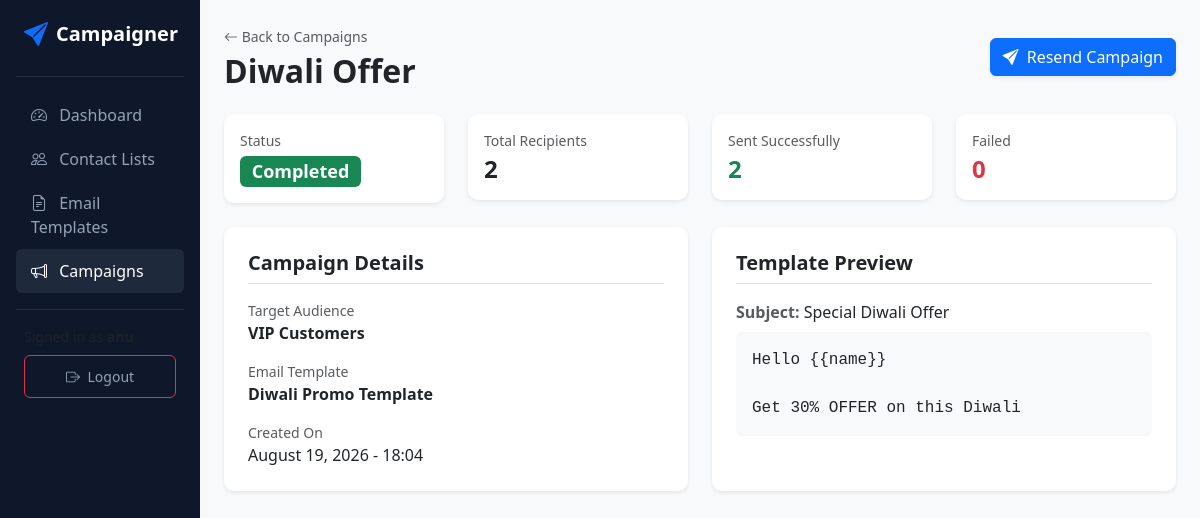
/campaigns/2/ (signed in), run on the app's committed database.
### campaigns/models.py (models this page shows, shortened)
class Campaign(models.Model):
    STATUS_CHOICES = [
        ('DRAFT', 'Draft'),
        ('READY', 'Ready'),
        ('QUEUED', 'Queued'),
        ('PROCESSING', 'Processing'),
        ('COMPLETED', 'Completed'),
        ('FAILED', 'Failed'),
    ]
    user = models.ForeignKey(User, on_delete=models.CASCADE, related_name='campaigns')
    name = models.CharField(max_length=200)
    contact_list = models.ForeignKey(ContactList, on_delete=models.CASCADE, related_name='campaigns')
    template = models.ForeignKey(EmailTemplate, on_delete=models.CASCADE, related_name='campaigns')
    status = models.CharField(max_length=15, choices=STATUS_CHOICES, default='DRAFT')
    sent_count = models.PositiveIntegerField(default=0)
    failed_count = models.PositiveIntegerField(default=0)
    created_at = models.DateTimeField(auto_now_add=True)

class ContactList(models.Model):
    user = models.ForeignKey(User, on_delete=models.CASCADE, related_name='contact_lists')
    name = models.CharField(max_length=200)
    description = models.TextField(blank=True, null=True)
    created_at = models.DateTimeField(auto_now_add=True)

class EmailTemplate(models.Model):
    user = models.ForeignKey(User, on_delete=models.CASCADE, related_name='templates')
    title = models.CharField(max_length=200)
    subject = models.CharField(max_length=255)
    body = models.TextField(help_text="Use placeholders like {{name}} for dynamic tags.")
    created_at = models.DateTimeField(auto_now_add=True)

### campaigns/views.py (the view)
# urls.py: path('campaigns/<int:pk>/', views.campaign_detail, name='campaign_detail'),
@login_required
def campaign_detail(request, pk):
    campaign = get_object_or_404(Campaign, pk=pk, user=request.user)
    return render(request, 'campaigns/campaign_detail.html', {'campaign': campaign})

### templates/campaigns/campaign_detail.html (shortened to what this page needs)
{% extends 'campaigns/base.html' %}
{% block content %}
<div class="d-flex justify-content-between align-items-center mb-4">
    <div>
        <a href="{% url 'campaign_list' %}" class="text-decoration-none text-muted small">
            <i class="bi bi-arrow-left"></i> Back to Campaigns
        </a>
        <h2 class="fw-bold mb-0 mt-1">{{ campaign.name }}</h2>
    </div>
    <div class="d-flex gap-2 align-items-center">
        {% if campaign.status == 'PROCESSING' %}
            <button class="btn btn-warning" disabled>
                <span class="spinner-border spinner-border-sm me-1" role="status"></span> Sending...
            </button>
        {% else %}
            <form method="post" action="{% url 'campaign_send' campaign.pk %}">
                <button type="submit" class="btn btn-primary shadow-sm">
                    <i class="bi bi-send-fill me-1"></i>
                    {% if campaign.status == 'COMPLETED' %}Resend Campaign
                    {% elif campaign.status == 'QUEUED' or campaign.status == 'FAILED' %}Retry Sending
                    {% else %}Send Campaign{% endif %}
                </button>
            </form>
        {% endif %}
    </div>
</div>
<div class="row g-4 mb-4">
    <div class="col-md-3">
        <div class="card card-custom p-3 bg-white">
            <span class="text-muted small">Status</span>
            <h4 class="fw-bold mt-1 mb-0">
                <span class="badge {% if campaign.status == 'COMPLETED' %}bg-success{% elif campaign.status == 'QUEUED' or campaign.status == 'PROCESSING' %}bg-warning text-dark{% else %}bg-secondary{% endif %}">
                    {{ campaign.get_status_display }}
                </span>
            </h4>
        </div>
    </div>
    <div class="col-md-3">
        <div class="card card-custom p-3 bg-white">
            <span class="text-muted small">Total Recipients</span>
            <h4 class="fw-bold text-dark mt-1 mb-0">{{ campaign.contact_list.subscribers.count }}</h4>
        </div>
    </div>
    <div class="col-md-3">
        <div class="card card-custom p-3 bg-white">
            <span class="text-muted small">Sent Successfully</span>
            <h4 class="fw-bold text-success mt-1 mb-0">{{ campaign.sent_count }}</h4>
        </div>
    </div>
    <div class="col-md-3">
        <div class="card card-custom p-3 bg-white">
            <span class="text-muted small">Failed</span>
            <h4 class="fw-bold text-danger mt-1 mb-0">{{ campaign.failed_count }}</h4>
        </div>
    </div>
</div>
<div class="row g-4">
    <div class="col-md-6">
        <div class="card card-custom p-4 bg-white h-100">
            <h5 class="fw-bold mb-3 border-bottom pb-2">Campaign Details</h5>
            <div class="mb-3">
                <span class="text-muted small d-block">Target Audience</span>
                <strong>{{ campaign.contact_list.name }}</strong>
            </div>
            <div class="mb-3">
                <span class="text-muted small d-block">Email Template</span>
                <strong>{{ campaign.template.title }}</strong>
            </div>
            <div>
                <span class="text-muted small d-block">Created On</span>
                <span>{{ campaign.created_at|date:"F d, Y - H:i" }}</span>
            </div>
        </div>
    </div>
    <div class="col-md-6">
        <div class="card card-custom p-4 bg-white h-100">
            <h5 class="fw-bold mb-3 border-bottom pb-2">Template Preview</h5>
            <p class="mb-2"><strong class="text-muted">Subject:</strong> {{ campaign.template.subject }}</p>
            <div class="p-3 bg-light rounded" style="white-space: pre-wrap; font-family: monospace;">{{ campaign.template.body }}</div>
        </div>
    </div>
</div>
{% endblock %}

### templates/campaigns/base.html (style rules this page uses)
body { background-color: #f8f9fa; font-family: 'Segoe UI', Tahoma, Geneva, Verdana, sans-serif; }
.card-custom { border: none; border-radius: 10px; box-shadow: 0 0.125rem 0.25rem rgba(0, 0, 0, 0.075); }

### data on the page
Campaign: name "Diwali Offer", status "Completed", contact_list.subscribers.count "2", sent_count "2", failed_count "0", contact_list.name "VIP Customers", template "Diwali Promo Template", created_at "August 19, 2026 - 18:04", template.subject "Special Diwali Offer", template.body "Hello {{name}} Get 30% OFFER on this Diwali"
